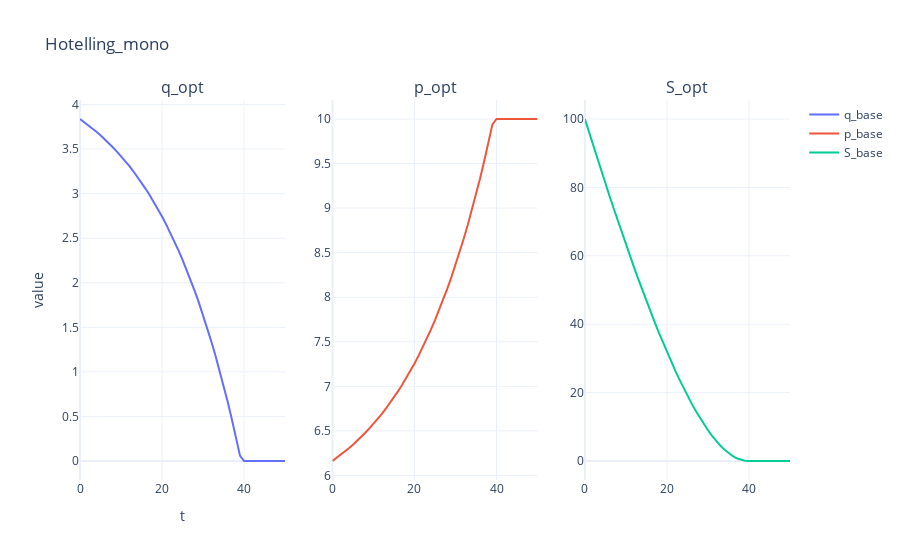

The notebook cell this image was saved under:
### Markdown cell above
**1b)**\
Now, assume $S_0 = 100, a=10, b=1, c = 1, r = 0.05$. Build an optimization model which models the monopolistic price schedule and calculates the present value of the return of extraction for the monopolist. 

- How long does it take for the resource to be fully depleted? (Hint: Start by defining $T$ arbitrarily large so enough time can pass for $q_t$ to actually reach zero)
- What is the initial price $p_0$ and the objective value of your model?
- Visualize the values for $q_t, p_t$ and $S_t$ over time and compare the plots to your lecture slides.

### Code cell
def hotelling_mono(T = 50, S0 = 100, a = 10, b = 1, c = 1, r = 0.05):
    # Sets & Parameters --------------------------------
    # T = 50
    # S0 = 100
    # a = 10
    # b = 1
    # c = 1
    # r = 0.05

    rho = 1/(1+r)**np.arange(T+1)

    # State Variables -----------------------------------

    def f_S(i_q):
        S = np.zeros(T+1)
        S[0] = S0
        for t in range(1, T+1):
            S[t] = S[t-1] - i_q[t-1]
        return S

    def f_p(i_q):
        return a - b*i_q


    # Objective Function -------------------------------
    def f_obj(i_q):
        obj_value = sum(rho[t] * (i_q[t] * (f_p(i_q)[t] - c)) for t in range(T+1))
        return -1* obj_value


    # Decision Variables -------------------------------
    q_start = np.full(T+1, 1)
    bnds = [(0, S0) for t in range(T+1)]

    # Constraints --------------------------------------
    def c_total_extr(i_q):
        return S0 - sum([i_q[t] for t in range(T+1)])
    cnstr = [
        {'type': 'eq', 'fun': c_total_extr},
    ]

    # Run Optimization ---------------------------------
    results = opt.minimize(f_obj, q_start, bounds=bnds, constraints=cnstr,
                        options={'disp': False}
                        )

    # Results ------------------------------------------
    q_opt = results.x
    S_opt = f_S(q_opt)
    p_opt = f_p(q_opt)
    npv_opt = f_obj(q_opt) # also possible to calculcate this array by hand: [rho[t] * (q_opt[t] * (a-b*q_opt[t]) - c*q_opt[t]) for t in range(T+1)]

    df = pd.DataFrame({
        't': range(T+1),
        'q_opt': q_opt,
        'S_opt': S_opt,
        'p_opt': p_opt,
        'npv_opt': npv_opt
    })

    return df

df_hotelling_mono = hotelling_mono()
print(f'objective value: \t{df_hotelling_mono["npv_opt"].sum()}; \np_opt[0]: \t\t{df_hotelling_mono["p_opt"][0]}')


# Plot Results -------------------------------------
fig = make_subplots(rows=1, cols=3, subplot_titles=('q_opt', 'p_opt', 'S_opt'))
def add_trace_to_subplot_hotelling(fig, df, legend_name):
    fig.add_trace(go.Scatter(x=df['t'], y=df['q_opt'], mode='lines', name=f'q_{legend_name}', legendgroup=legend_name, showlegend=True), row=1, col=1)
    fig.add_trace(go.Scatter(x=df['t'], y=df['p_opt'], mode='lines', name=f'p_{legend_name}', legendgroup=legend_name, showlegend=True), row=1, col=2)
    fig.add_trace(go.Scatter(x=df['t'], y=df['S_opt'], mode='lines', name=f'S_{legend_name}', legendgroup=legend_name, showlegend=True), row=1, col=3)
    
    return fig

add_trace_to_subplot_hotelling(fig, df_hotelling_mono, 'base')

fig.update_layout(title='Hotelling_mono', xaxis_title='t', yaxis_title='value', template='plotly_white')
fig.write_html('hotelling_mono.html')  
fig.show()

### Figure 1 — Plotly figure (JSON) as saved in the notebook; plotly's stock layout.template omitted (floating-point values rounded to 4 significant figures)
{"data": [{"legendgroup": "base", "mode": "lines", "name": "q_base", "showlegend": true, "type": "scatter", "x": [0, 1, 2, 3, 4, 5, 6, 7, 8, 9, 10, 11, 12, 13, 14, 15, 16, 17, 18, 19, 20, 21, 22, 23, 24, 25, 26, 27, 28, 29, 30, 31, 32, 33, 34, 35, 36, 37, 38, 39, 40, 41, 42, 43, 44, 45, 46, 47, 48, 49, 50], "xaxis": "x", "y": [3.838, 3.805, 3.77, 3.733, 3.695, 3.655, 3.613, 3.568, 3.522, 3.473, 3.421, 3.367, 3.311, 3.251, 3.189, 3.123, 3.054, 2.982, 2.906, 2.827, 2.743, 2.655, 2.563, 2.466, 2.364, 2.257, 2.145, 2.027, 1.904, 1.774, 1.638, 1.495, 1.345, 1.187, 1.021, 0.8467, 0.6639, 0.472, 0.2709, 0.06048, 0, 0, 7.687e-17, 2.487e-18, 0, 7.7e-17, 0, 2.151e-16, 0, 2.217e-16, 0], "yaxis": "y"}, {"legendgroup": "base", "mode": "lines", "name": "p_base", "showlegend": true, "type": "scatter", "x": [0, 1, 2, 3, 4, 5, 6, 7, 8, 9, 10, 11, 12, 13, 14, 15, 16, 17, 18, 19, 20, 21, 22, 23, 24, 25, 26, 27, 28, 29, 30, 31, 32, 33, 34, 35, 36, 37, 38, 39, 40, 41, 42, 43, 44, 45, 46, 47, 48, 49, 50], "xaxis": "x2", "y": [6.162, 6.195, 6.23, 6.267, 6.305, 6.345, 6.387, 6.432, 6.478, 6.527, 6.579, 6.633, 6.689, 6.749, 6.811, 6.877, 6.946, 7.018, 7.094, 7.173, 7.257, 7.345, 7.437, 7.534, 7.636, 7.743, 7.855, 7.973, 8.096, 8.226, 8.362, 8.505, 8.655, 8.813, 8.979, 9.153, 9.336, 9.528, 9.729, 9.94, 10, 10, 10, 10, 10, 10, 10, 10, 10, 10, 10], "yaxis": "y2"}, {"legendgroup": "base", "mode": "lines", "name": "S_base", "showlegend": true, "type": "scatter", "x": [0, 1, 2, 3, 4, 5, 6, 7, 8, 9, 10, 11, 12, 13, 14, 15, 16, 17, 18, 19, 20, 21, 22, 23, 24, 25, 26, 27, 28, 29, 30, 31, 32, 33, 34, 35, 36, 37, 38, 39, 40, 41, 42, 43, 44, 45, 46, 47, 48, 49, 50], "xaxis": "x3", "y": [100, 96.16, 92.36, 88.59, 84.85, 81.16, 77.5, 73.89, 70.32, 66.8, 63.33, 59.91, 56.54, 53.23, 49.98, 46.79, 43.67, 40.61, 37.63, 34.72, 31.9, 29.15, 26.5, 23.94, 21.47, 19.11, 16.85, 14.7, 12.68, 10.77, 8.999, 7.361, 5.866, 4.522, 3.335, 2.314, 1.467, 0.8034, 0.3314, 0.06048, -5.643e-14, -5.643e-14, -5.643e-14, -5.651e-14, -5.651e-14, -5.651e-14, -5.659e-14, -5.659e-14, -5.681e-14, -5.681e-14, -5.703e-14], "yaxis": "y3"}], "layout": {"annotations": [{"font": {"size": 16}, "showarrow": false, "text": "q_opt", "x": 0.1444, "xanchor": "center", "xref": "paper", "y": 1, "yanchor": "bottom", "yref": "paper"}, {"font": {"size": 16}, "showarrow": false, "text": "p_opt", "x": 0.5, "xanchor": "center", "xref": "paper", "y": 1, "yanchor": "bottom", "yref": "paper"}, {"font": {"size": 16}, "showarrow": false, "text": "S_opt", "x": 0.8556, "xanchor": "center", "xref": "paper", "y": 1, "yanchor": "bottom", "yref": "paper"}], "title": {"text": "Hotelling_mono"}, "xaxis": {"anchor": "y", "domain": [0, 0.2889], "title": {"text": "t"}}, "xaxis2": {"anchor": "y2", "domain": [0.3556, 0.6444]}, "xaxis3": {"anchor": "y3", "domain": [0.7111, 1]}, "yaxis": {"anchor": "x", "domain": [0, 1], "title": {"text": "value"}}, "yaxis2": {"anchor": "x2", "domain": [0, 1]}, "yaxis3": {"anchor": "x3", "domain": [0, 1]}}}
